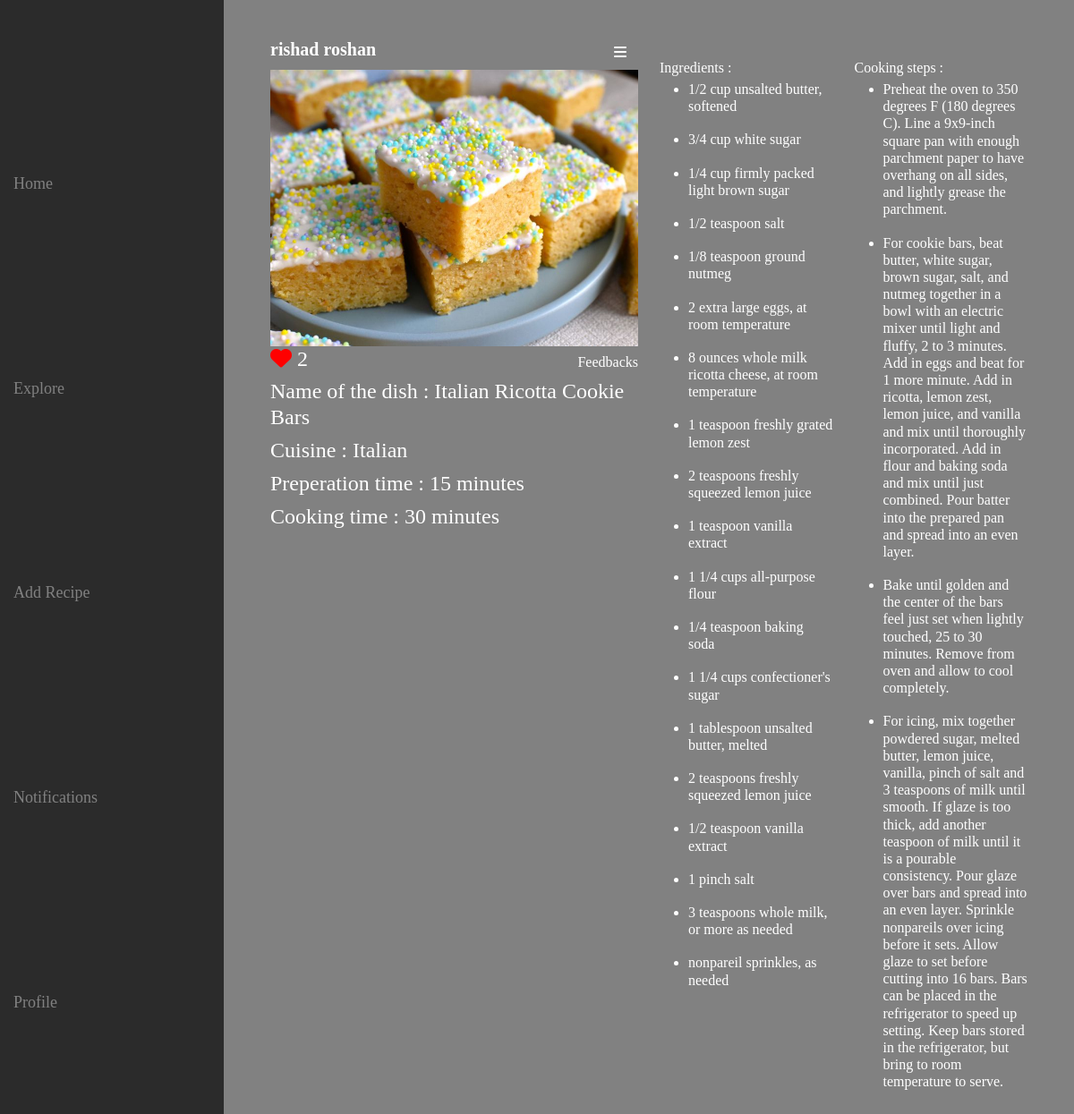
The app's page /saved (signed in) with its own data.
### app/models.py (models this page shows)
class Saved(models.Model):
    user=models.ForeignKey(User,on_delete=models.CASCADE)
    dish=models.ForeignKey(Dish, on_delete=models.CASCADE)

class Dish(models.Model):
    user=models.ForeignKey(User,on_delete=models.CASCADE)
    name=models.TextField()
    img=models.FileField()
    cuisine=models.TextField()
    prep=models.IntegerField()
    cook=models.IntegerField()
    likes=models.IntegerField()

class Ingredients(models.Model):
    dish=models.ForeignKey(Dish, on_delete=models.CASCADE)
    item=models.TextField()

class Cooking(models.Model):
    dish=models.ForeignKey(Dish, on_delete=models.CASCADE)
    steps=models.TextField()

### app/views.py (the view)
# urls.py: path('saved',views.saved),
def saved(req):
    if 'user' in req.session:
        user=User.objects.get(username=req.session['user'])
        data=Saved.objects.filter(user=user)
        ingr=Ingredients.objects.all()
        cook=Cooking.objects.all()
        like=Like.objects.all()
        unread_count = Notification.objects.filter(user=User.objects.get(username=req.session['user']), read=False).count()
        liked_dishes = [like.dish.pk for like in like if like.user.pk == user.pk]
        return render(req,'saved.html',{'data':data,'ingr':ingr,'cook':cook,'liked_dishes':liked_dishes,'unread_count':unread_count})
    else:
        return redirect(shop_login)

### templates/saved.html (shortened to what this page needs)
<!DOCTYPE html>
<html lang="en">
<head>
    {% load static %}
    <link rel="stylesheet" href="https://cdnjs.cloudflare.com/ajax/libs/font-awesome/6.7.2/css/all.min.css"
 />
    <link href="https://cdn.jsdelivr.net/npm/bootstrap@5.3.3/dist/css/bootstrap.min.css" rel="stylesheet">
    <link rel="stylesheet" href="{% static 'css/style.css' %}">
</head>
<body>
    <div id="sidebar" class="sidebar">
        <a href="userHome"><span>Home</span></a>
        <a href="explore"><span>Explore</span></a>
        <a href="addRecipe"><span>Add Recipe</span></a>
        <div class="notification">
            <a href="notifications"><span>Notifications</span></a>
        </div>
        <a href="profile"><span>Profile</span></a>
    </div>
    <div class="container-fluid main">
        {% for i in data %}
        <div class="post row">
            <div class="col-lg-6 dish">
                <div class="dishDet">
                    <div class="first" id="like-section"  style="display: flex; justify-content: space-between; align-items: center;">
                        <h5 style="display: inline;"><a href="viewUser/{{i.dish.user.pk}}"
                                class="viewUser">{{i.dish.user.first_name}}</a></h5>
                        <div class="dropdown" style="display: inline;">
                            <button type="button" class="btn" data-bs-toggle="dropdown" style="color: white;">
                                <i class="fa-solid fa-bars"></i>
                            </button>
                        </div>
                    </div>
                    <img src="{{i.dish.img.url}}" alt="" width="100%">
                    <div  style="display: flex; justify-content: space-between; align-items: center;">
                        {% if i.dish.pk in liked_dishes %}
                        <h4 style="display: inline;"><a class="like-button" href="removeLike/{{ i.dish.pk }}"><i
                                    class="fa-solid fa-heart redheart"></i></a> {{ i.dish.likes }}</h4>
                        {% else %}
                        <h4 style="display: inline;"><a class="like-button" href="addLike/{{ i.dish.pk }}"><i
                                    class="fa-regular fa-heart normheart"></i></a> {{ i.dish.likes }}</h4>
                        {% endif %}
                        <a href="feedbacks/{{i.dish.pk}}" style="display: inline;">Feedbacks</a>
                    </div>
                </div>
                <div class="dishDet dishDet2">
                    <h4>Name of the dish : {{i.dish.name}}</h4>
                    <h4> Cuisine : {{i.dish.cuisine}}</h4>
                    <h4> Preperation time : {{i.dish.prep}} minutes</h4>
                    <h4> Cooking time : {{i.dish.cook}} minutes</h4>
                </div>
            </div>
            <div class="col-lg-6 dishDet3">
                <div class="row">
                    <div class="col-lg-6 col-md-6">
                        Ingredients :
                        {% for j in ingr %}
                        {% if i.dish.pk == j.dish.pk %}
                        <ul>
                            <li>
                                <h6>{{j.item}}</h6>
                            </li>
                        </ul>
                        {% endif %}
                        {% endfor %}
                    </div>
                    <div class="col-lg-6 col-md-6">
                        Cooking steps :
                        {% for j in cook %}
                        {% if i.dish.pk == j.dish.pk %}
                        <ul>
                            <li>
                                <h6>{{j.steps}}</h6>
                            </li>
                        </ul>
                        {% endif %}
                        {% endfor %}
                    </div>
                </div>
            </div>
        </div>
        {% endfor %}
    </div>
</body>
</html>

### static/css/style.css (style rules this page uses)
body { background-color: #818181; color: white; font-family: 'Rokkitt'; }
.sidebar { height: 100%; width: 250px; position: fixed; top: 0; left: 0; background-color: #111111c1; transition: 0.3s; z-index: 10; display: flex; flex-direction: column; justify-content:space-evenly; }
.sidebar a { padding: 10px 15px; text-decoration: none; font-size: 18px; color: #818181; display: block; transition: 0.3s; }
.main { padding: 0; padding-left: 250px; margin-bottom: 50px; }
.post { border-bottom: 1px solid white; padding: 40px; margin: 0; }
.redheart { color: red; }
.viewUser { text-decoration: none; color: white; font-weight: 700; }
#like-section,.first { display: inline-block; justify-content: space-between; }
.notification { position: relative; }
.dishDet3 { margin-top: 3vh; }
a { text-decoration: none; color: white; }
@media screen and (min-width: 501px) { .sidebar a span { display: none; } }
@media screen and (min-width: 501px) { .sidebar a span { display: inline; } }

### records on screen
Saved: dish.user.first_name "rishad roshan", dish.img (picture), dish.likes "2", dish.name "Italian Ricotta Cookie Bars", dish.cuisine "Italian", dish.prep "15", dish.cook "30"
Ingredients: item "1/2 cup unsalted butter, softened"
Ingredients: item "3/4 cup white sugar"
Ingredients: item "1/4 cup firmly packed light brown sugar"
Ingredients: item "1/2 teaspoon salt"
Ingredients: item "1/8 teaspoon ground nutmeg"
Ingredients: item "2 extra large eggs, at room temperature"
Ingredients: item "8 ounces whole milk ricotta cheese, at room temperature"
Ingredients: item "1 teaspoon freshly grated lemon zest"
Ingredients: item "2 teaspoons freshly squeezed lemon juice"
Ingredients: item "1 teaspoon vanilla extract"
Ingredients: item "1 1/4 cups all-purpose flour"
Ingredients: item "1/4 teaspoon baking soda"
Ingredients: item "1 1/4 cups confectioner's sugar"
Ingredients: item "1 tablespoon unsalted butter, melted"
Ingredients: item "2 teaspoons freshly squeezed lemon juice"
Ingredients: item "1/2 teaspoon vanilla extract"
Ingredients: item "1 pinch salt"
Ingredients: item "3 teaspoons whole milk, or more as needed"
Ingredients: item "nonpareil sprinkles, as needed"
Cooking: steps "Preheat the oven to 350 degrees F (180 degrees C). Line a 9x9-inch square pan with enough parchment paper to have overhang on all sides, and lightly grease the parchment."
Cooking: steps "For cookie bars, beat butter, white sugar, brown sugar, salt, and nutmeg together in a bowl with an electric mixer until light and fluffy, 2 to 3 minutes. Add in eggs and beat for 1 more minute. Add in ricotta, lemon zest, lemon juice, and vanilla and mix until thoroughly incorporated. Add in flour and baking soda and mix until just combined. Pour batter into the prepared pan and spread into an even layer."
Cooking: steps "Bake until golden and the center of the bars feel just set when lightly touched, 25 to 30 minutes. Remove from oven and allow to cool completely."
Cooking: steps "For icing, mix together powdered sugar, melted butter, lemon juice, vanilla, pinch of salt and 3 teaspoons of milk until smooth. If glaze is too thick, add another teaspoon of milk until it is a pourable consistency. Pour glaze over bars and spread into an even layer. Sprinkle nonpareils over icing before it sets. Allow glaze to set before cutting into 16 bars. Bars can be placed in the refrigerator to speed up setting. Keep bars stored in the refrigerator, but bring to room temperature to serve."
